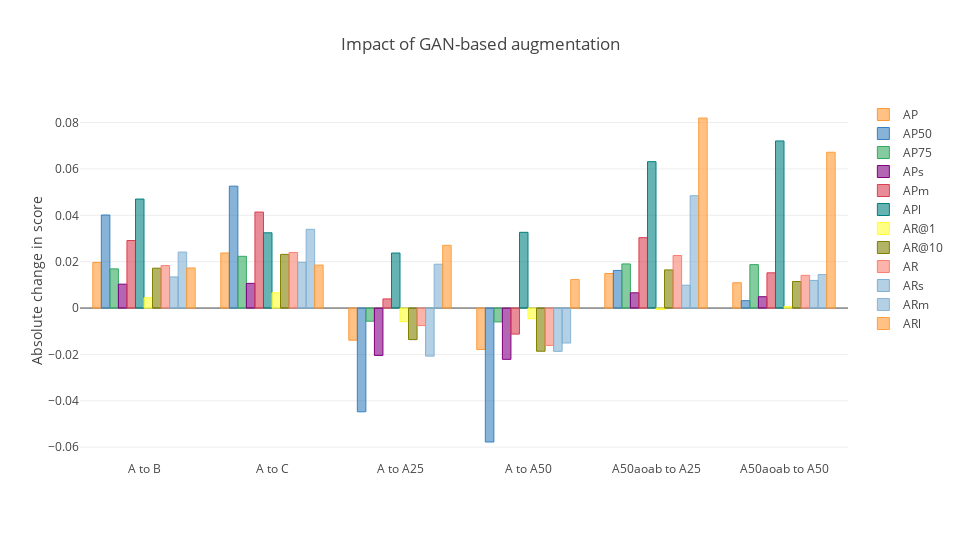

Here is the notebook cell this chart was saved with:
### Code cell
cf.go_offline(connected = True)
config = {
    "modeBarButtonsToRemove": ["sendDataToCloud"],
    "displaylogo": False
}
layout = {
    "title": "Impact of GAN-based augmentation",
    "yaxis": {
        "title": "Absolute change in score"
    },
    "width": 960,
    "height": 540
}
fig = df_combined.iplot(kind = "bar", y = ["AP", "AP50", "AP75", "APs", "APm", "APl", "AR@1", "AR@10", "AR", "ARs", "ARm", "ARl"], layout = layout, asFigure = True)
py.offline.iplot(fig, show_link = False, config = config)

### Figure 1 — Plotly figure (JSON) as saved in the notebook; plotly's stock layout.template omitted (floating-point values rounded to 4 significant figures)
{"data": [{"marker": {"color": "rgba(255, 153, 51, 0.6)", "line": {"color": "rgba(255, 153, 51, 1.0)", "width": 1}}, "name": "AP", "orientation": "v", "text": "", "type": "bar", "uid": "f8c19e1f-3a39-4be4-ba55-ff97aef933ea", "x": ["A to B", "A to C", "A to A25", "A to A50", "A50aoab to A25", "A50aoab to A50"], "y": [0.01968, 0.02376, -0.01386, -0.01787, 0.01491, 0.01091]}, {"marker": {"color": "rgba(55, 128, 191, 0.6)", "line": {"color": "rgba(55, 128, 191, 1.0)", "width": 1}}, "name": "AP50", "orientation": "v", "text": "", "type": "bar", "uid": "027d3fec-07fc-455a-86da-e4861007184b", "x": ["A to B", "A to C", "A to A25", "A to A50", "A50aoab to A25", "A50aoab to A50"], "y": [0.04012, 0.05257, -0.04475, -0.05777, 0.01622, 0.003195]}, {"marker": {"color": "rgba(50, 171, 96, 0.6)", "line": {"color": "rgba(50, 171, 96, 1.0)", "width": 1}}, "name": "AP75", "orientation": "v", "text": "", "type": "bar", "uid": "e6bf7c43-4973-4caa-beac-83f99ec2c728", "x": ["A to B", "A to C", "A to A25", "A to A50", "A50aoab to A25", "A50aoab to A50"], "y": [0.01689, 0.02232, -0.005676, -0.005969, 0.01902, 0.01873]}, {"marker": {"color": "rgba(128, 0, 128, 0.6)", "line": {"color": "rgba(128, 0, 128, 1.0)", "width": 1}}, "name": "APs", "orientation": "v", "text": "", "type": "bar", "uid": "d022a39d-3252-463e-a28a-15836c887a52", "x": ["A to B", "A to C", "A to A25", "A to A50", "A50aoab to A25", "A50aoab to A50"], "y": [0.0103, 0.01065, -0.02043, -0.02212, 0.006572, 0.004887]}, {"marker": {"color": "rgba(219, 64, 82, 0.6)", "line": {"color": "rgba(219, 64, 82, 1.0)", "width": 1}}, "name": "APm", "orientation": "v", "text": "", "type": "bar", "uid": "10162187-cce0-489d-b5e9-b5d92dcbae6d", "x": ["A to B", "A to C", "A to A25", "A to A50", "A50aoab to A25", "A50aoab to A50"], "y": [0.02912, 0.04141, 0.003941, -0.01123, 0.03037, 0.01519]}, {"marker": {"color": "rgba(0, 128, 128, 0.6)", "line": {"color": "rgba(0, 128, 128, 1.0)", "width": 1}}, "name": "APl", "orientation": "v", "text": "", "type": "bar", "uid": "a8b60a70-7835-4782-ab2f-b1f7124eb43a", "x": ["A to B", "A to C", "A to A25", "A to A50", "A50aoab to A25", "A50aoab to A50"], "y": [0.047, 0.03245, 0.02373, 0.03266, 0.06314, 0.07207]}, {"marker": {"color": "rgba(255, 255, 51, 0.6)", "line": {"color": "rgba(255, 255, 51, 1.0)", "width": 1}}, "name": "AR@1", "orientation": "v", "text": "", "type": "bar", "uid": "6026de46-1aea-49af-a91d-163188c25df6", "x": ["A to B", "A to C", "A to A25", "A to A50", "A50aoab to A25", "A50aoab to A50"], "y": [0.004434, 0.006616, -0.005868, -0.004604, -0.0006339, 0.0006301]}, {"marker": {"color": "rgba(128, 128, 0, 0.6)", "line": {"color": "rgba(128, 128, 0, 1.0)", "width": 1}}, "name": "AR@10", "orientation": "v", "text": "", "type": "bar", "uid": "5095ed0d-e094-4fda-8cbf-749e214103fc", "x": ["A to B", "A to C", "A to A25", "A to A50", "A50aoab to A25", "A50aoab to A50"], "y": [0.01719, 0.02315, -0.01361, -0.01862, 0.01645, 0.01144]}, {"marker": {"color": "rgba(251, 128, 114, 0.6)", "line": {"color": "rgba(251, 128, 114, 1.0)", "width": 1}}, "name": "AR", "orientation": "v", "text": "", "type": "bar", "uid": "397857f2-6976-4a68-a498-b0f0b98a03a0", "x": ["A to B", "A to C", "A to A25", "A to A50", "A50aoab to A25", "A50aoab to A50"], "y": [0.01832, 0.02398, -0.007555, -0.01611, 0.02266, 0.0141]}, {"marker": {"color": "rgba(128, 177, 211, 0.6)", "line": {"color": "rgba(128, 177, 211, 1.0)", "width": 1}}, "name": "ARs", "orientation": "v", "text": "", "type": "bar", "uid": "b1cc2458-453f-4897-89c8-a242929dc14a", "x": ["A to B", "A to C", "A to A25", "A to A50", "A50aoab to A25", "A50aoab to A50"], "y": [0.01341, 0.01973, -0.02073, -0.01866, 0.009856, 0.01192]}, {"marker": {"color": "rgba(128, 177, 211, 0.6)", "line": {"color": "rgba(128, 177, 211, 0.8999999999999999)", "width": 1}}, "name": "ARm", "orientation": "v", "text": "", "type": "bar", "uid": "43c46a67-e9c9-40a2-8581-e319e1cfb9a6", "x": ["A to B", "A to C", "A to A25", "A to A50", "A50aoab to A25", "A50aoab to A50"], "y": [0.02415, 0.03396, 0.01892, -0.0151, 0.04845, 0.01444]}, {"marker": {"color": "rgba(255, 153, 51, 0.6)", "line": {"color": "rgba(255, 153, 51, 0.8999999999999999)", "width": 1}}, "name": "ARl", "orientation": "v", "text": "", "type": "bar", "uid": "a43652e1-0934-44dc-9940-d3b23f67d140", "x": ["A to B", "A to C", "A to A25", "A to A50", "A50aoab to A25", "A50aoab to A50"], "y": [0.01729, 0.01854, 0.02706, 0.01229, 0.08197, 0.06719]}], "layout": {"height": 540, "title": {"text": "Impact of GAN-based augmentation"}, "width": 960, "yaxis": {"title": {"text": "Absolute change in score"}}}}
